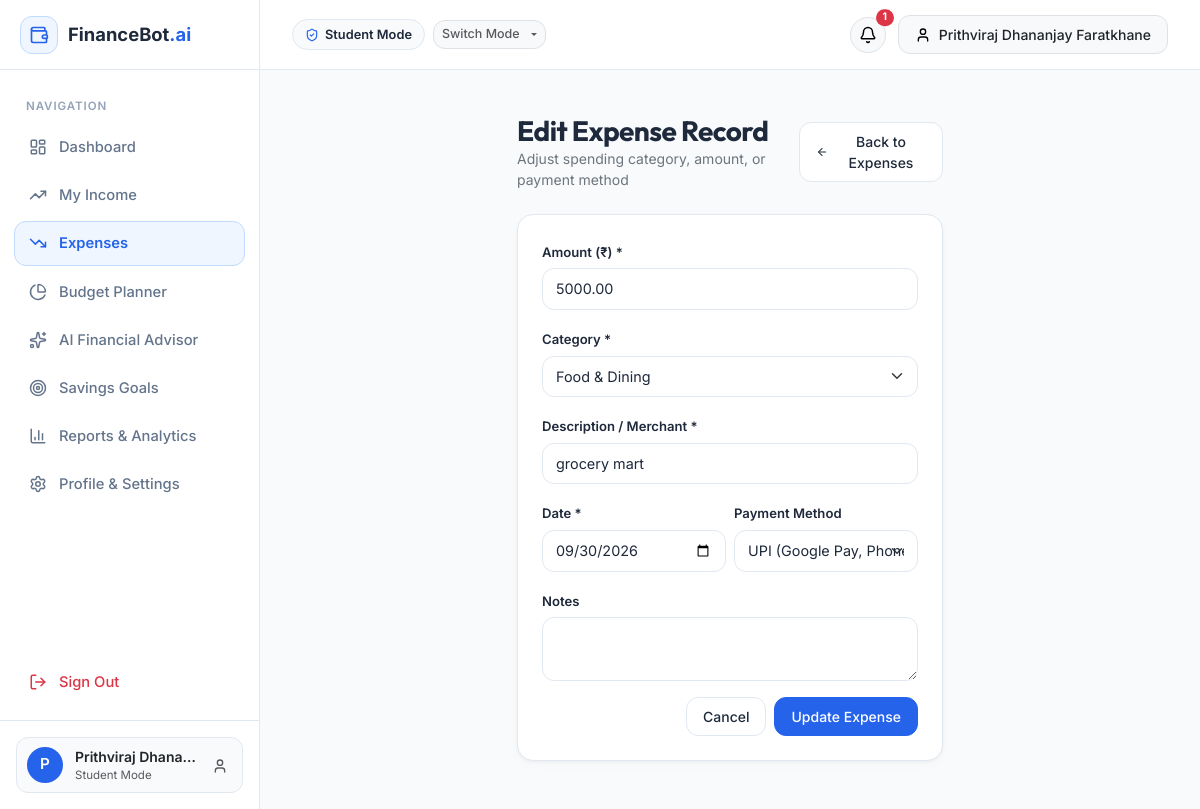
/expenses/edit/1 (signed in), run on the app's committed database.
### models.py (models this page shows, shortened)
class User(UserMixin, db.Model):
    __tablename__ = 'users'
    id = db.Column(db.Integer, primary_key=True)
    name = db.Column(db.String(100), nullable=False)
    email = db.Column(db.String(120), unique=True, nullable=False, index=True)
    password_hash = db.Column(db.String(255), nullable=False)
    currency = db.Column(db.String(10), default="₹")
    financial_mode = db.Column(db.String(20), default="standard")  # standard, student, freelancer, household
    monthly_allowance = db.Column(db.Numeric(12, 2), default=0.00)  # for student mode
    created_at = db.Column(db.DateTime, default=datetime.utcnow)
    incomes = db.relationship('Income', backref='user', lazy='dynamic', cascade='all, delete-orphan')
    expenses = db.relationship('Expense', backref='user', lazy='dynamic', cascade='all, delete-orphan')
    budgets = db.relationship('Budget', backref='user', lazy='dynamic', cascade='all, delete-orphan')
    savings_goals = db.relationship('SavingsGoal', backref='user', lazy='dynamic', cascade='all, delete-orphan')
    ai_conversations = db.relationship('AIConversation', backref='user', lazy='dynamic', cascade='all, delete-orphan')
    notifications = db.relationship('Notification', backref='user', lazy='dynamic', cascade='all, delete-orphan')

class Expense(db.Model):
    __tablename__ = 'expenses'
    id = db.Column(db.Integer, primary_key=True)
    user_id = db.Column(db.Integer, db.ForeignKey('users.id', ondelete='CASCADE'), nullable=False, index=True)
    amount = db.Column(db.Numeric(12, 2), nullable=False)
    category = db.Column(db.String(50), nullable=False)  # Food, Rent, Transportation, Education, Healthcare, Entertainment, Shopping, Utilities, Groceries, Subscriptions, Travel, Other
    description = db.Column(db.String(255), nullable=False)
    payment_method = db.Column(db.String(50), default="UPI/Cash")  # UPI, Cash, Credit Card, Debit Card, Net Banking
    date = db.Column(db.Date, nullable=False, default=date.today)
    notes = db.Column(db.Text, nullable=True)
    is_work_related = db.Column(db.Boolean, default=False)  # Helpful for Freelancer mode
    created_at = db.Column(db.DateTime, default=datetime.utcnow)

### routes/expenses.py (the view, shortened to what this page needs)
@expenses_bp.route('/expenses/edit/<int:id>', methods=['GET', 'POST'])
@login_required
def edit(id):
    expense = Expense.query.filter_by(id=id, user_id=current_user.id).first_or_404()
    form = ExpenseForm(obj=expense)
    return render_template('expenses_edit.html', form=form, expense=expense)

### forms.py
class ExpenseForm(FlaskForm):
    amount = DecimalField('Amount', places=2, validators=[DataRequired(), NumberRange(min=0.01, message="Amount must be greater than zero.")])
    category = SelectField('Category', choices=EXPENSE_CATEGORIES, validators=[DataRequired()])
    description = StringField('Description / Merchant', validators=[DataRequired(), Length(max=255)])
    payment_method = SelectField('Payment Method', choices=PAYMENT_METHODS, default='UPI')
    date = DateField('Date', default=date.today, validators=[DataRequired()])
    notes = TextAreaField('Optional Notes', validators=[Optional(), Length(max=500)])
    is_work_related = BooleanField('Work / Business Related (for Freelancers)')
    submit = SubmitField('Save Expense')

### templates/expenses_edit.html (shortened to what this page needs)
{% extends "base.html" %}
{% block content %}
<div class="row justify-content-center">
    <div class="col-md-7 col-lg-6">
        <div class="d-flex align-items-center justify-content-between mb-4">
            <div>
                <h3 class="fw-bold mb-0">Edit Expense Record</h3>
                <p class="text-secondary small mb-0">Adjust spending category, amount, or payment method</p>
            </div>
            <a href="{{ url_for('expenses.index') }}" class="btn btn-outline-fin btn-sm">
                <i data-lucide="arrow-left"></i> Back to Expenses
            </a>
        </div>
        <div class="fin-card p-4">
            <form action="{{ url_for('expenses.edit', id=expense.id) }}" method="POST">
                <div class="mb-3">
                    <label class="form-label">Amount ({{ current_user.currency }}) *</label>
                    {{ form.amount(class="form-control form-control-lg", step="0.01", required=True) }}
                </div>
                <div class="mb-3">
                    <label class="form-label">Category *</label>
                    {{ form.category(class="form-select") }}
                </div>
                <div class="mb-3">
                    <label class="form-label">Description / Merchant *</label>
                    {{ form.description(class="form-control", required=True) }}
                </div>
                <div class="row g-2 mb-3">
                    <div class="col-sm-6">
                        <label class="form-label">Date *</label>
                        {{ form.date(class="form-control", type="date") }}
                    </div>
                    <div class="col-sm-6">
                        <label class="form-label">Payment Method</label>
                        {{ form.payment_method(class="form-select") }}
                    </div>
                </div>
                <div class="mb-3">
                    <label class="form-label">Notes</label>
                    {{ form.notes(class="form-control", rows="2") }}
                </div>
                <div class="d-flex justify-content-end gap-2">
                    <a href="{{ url_for('expenses.index') }}" class="btn btn-outline-fin btn-sm">Cancel</a>
                    <button type="submit" class="btn btn-primary-fin btn-sm">Update Expense</button>
                </div>
            </form>
        </div>
    </div>
</div>
{% endblock %}

### templates/base.html (shortened to what this page needs)
<!DOCTYPE html>
<html lang="en">
<head>
    <link href="https://cdn.jsdelivr.net/npm/bootstrap@5.3.3/dist/css/bootstrap.min.css" rel="stylesheet">
    <link href="https://cdn.jsdelivr.net/npm/bootstrap-icons@1.11.3/font/bootstrap-icons.min.css" rel="stylesheet">
    <link rel="stylesheet" href="{{ url_for('static', filename='css/style.css') }}">
</head>
<body>
{% if current_user.is_authenticated %}
<div class="app-container">
    <aside class="app-sidebar">
        <div class="sidebar-header">
            <a href="{{ url_for('dashboard.index') }}" class="brand-badge">
                <div class="brand-icon-box">
                    <i data-lucide="wallet"></i>
                </div>
                <span>FinanceBot<span style="color: var(--color-primary);">.ai</span></span>
            </a>
        </div>
        <div class="sidebar-menu">
            <div class="sidebar-label">Navigation</div>
            <a href="{{ url_for('dashboard.index') }}" class="nav-link-custom {% if request.endpoint == 'dashboard.index' %}active{% endif %}" id="nav-dashboard">
                <i data-lucide="layout-dashboard"></i>
                <span>Dashboard</span>
            </a>
            <a href="{{ url_for('income.index') }}" class="nav-link-custom {% if request.endpoint in ['income.index', 'income.edit'] %}active{% endif %}" id="nav-income">
                <i data-lucide="trending-up"></i>
                <span>My Income</span>
            </a>
            <a href="{{ url_for('expenses.index') }}" class="nav-link-custom {% if request.endpoint in ['expenses.index', 'expenses.edit', 'expenses.transactions'] %}active{% endif %}" id="nav-expenses">
                <i data-lucide="trending-down"></i>
                <span>Expenses</span>
            </a>
            <a href="{{ url_for('budgets.index') }}" class="nav-link-custom {% if request.endpoint == 'budgets.index' %}active{% endif %}" id="nav-budgets">
                <i data-lucide="pie-chart"></i>
                <span>Budget Planner</span>
            </a>
            <a href="{{ url_for('ai_advisor.index') }}" class="nav-link-custom {% if request.endpoint == 'ai_advisor.index' %}active{% endif %}" id="nav-ai-advisor">
                <i data-lucide="sparkles"></i>
                <span>AI Financial Advisor</span>
            </a>
            <a href="{{ url_for('savings.index') }}" class="nav-link-custom {% if request.endpoint in ['savings.index', 'savings.edit'] %}active{% endif %}" id="nav-savings">
                <i data-lucide="target"></i>
                <span>Savings Goals</span>
            </a>
            <a href="{{ url_for('reports.index') }}" class="nav-link-custom {% if request.endpoint == 'reports.index' %}active{% endif %}" id="nav-reports">
                <i data-lucide="bar-chart-3"></i>
                <span>Reports & Analytics</span>
            </a>
            <a href="{{ url_for('auth.settings') }}" class="nav-link-custom {% if request.endpoint in ['auth.settings', 'auth.profile'] %}active{% endif %}" id="nav-settings">
                <i data-lucide="settings"></i>
                <span>Profile & Settings</span>
            </a>
            <div class="mt-auto pt-3">
                <a href="{{ url_for('auth.logout') }}" class="nav-link-custom text-danger" style="margin-top: 10px;">
                    <i data-lucide="log-out" class="text-danger"></i>
                    <span>Sign Out</span>
                </a>
            </div>
        </div>
        <div class="sidebar-footer">
            <div class="user-mini-card">
                <div class="user-avatar">{{ current_user.name[0] | upper }}</div>
                <div class="overflow-hidden flex-grow-1">
                    <div class="text-dark small fw-semibold text-truncate">{{ current_user.name }}</div>
                    <div class="text-muted" style="font-size: 0.72rem;">{{ current_user.financial_mode.title() }} Mode</div>
                </div>
                <a href="{{ url_for('auth.profile') }}" class="text-muted p-1" title="User Profile">
                    <i data-lucide="user" style="width: 16px; height: 16px;"></i>
                </a>
            </div>
        </div>
    </aside>
    <div class="app-main">
        <header class="app-topbar">
            <div class="d-flex align-items-center gap-3">
                <div class="d-flex align-items-center gap-2">
                    <span class="mode-badge">
                        <i data-lucide="shield-check"></i>
                        {{ current_user.financial_mode.title() }} Mode
                    </span>
                    <div class="dropdown">
                        <button class="btn btn-sm btn-light border dropdown-toggle py-1 px-2 text-muted" style="font-size: 0.78rem;" type="button" data-bs-toggle="dropdown">
                            Switch Mode
                        </button>
                    </div>
                </div>
            </div>
            <div class="topbar-actions">
                <div class="dropdown">
                    <button class="btn btn-light position-relative rounded-circle p-2 border" type="button" data-bs-toggle="dropdown" aria-expanded="false" title="Notifications">
                        <i data-lucide="bell" style="width: 18px; height: 18px;"></i>
                        {% if unread_notifications_count > 0 %}
                        <span class="position-absolute top-0 start-100 translate-middle badge rounded-pill bg-danger" style="font-size: 0.65rem;">
                            {{ unread_notifications_count }}
                        </span>
                        {% endif %}
                    </button>
                </div>
                <a href="{{ url_for('auth.profile') }}" class="btn btn-light border btn-sm d-flex align-items-center gap-2">
                    <i data-lucide="user" style="width: 16px; height: 16px;"></i>
                    <span class="d-none d-md-inline text-dark">{{ current_user.name }}</span>
                </a>
            </div>
        </header>
        <div class="px-4 pt-3">
        </div>
        <main class="page-body">
            {% block content %}{% endblock %}
        </main>
    </div>
</div>
{% endif %}
</body>
</html>

### data on the page
User: name "P", name "Prithviraj Dhana…", financial_mode "Student", name "Prithviraj Dhananjay Faratkhane", currency "₹"
Expense: amount "5000.00", category "Food & Dining", description "grocery mart", date "09/30/2026", payment_method "UPI (Google Pay, PhonePe, Paytm)"

### other printed values
{{ unread_notifications_count }} "1"
